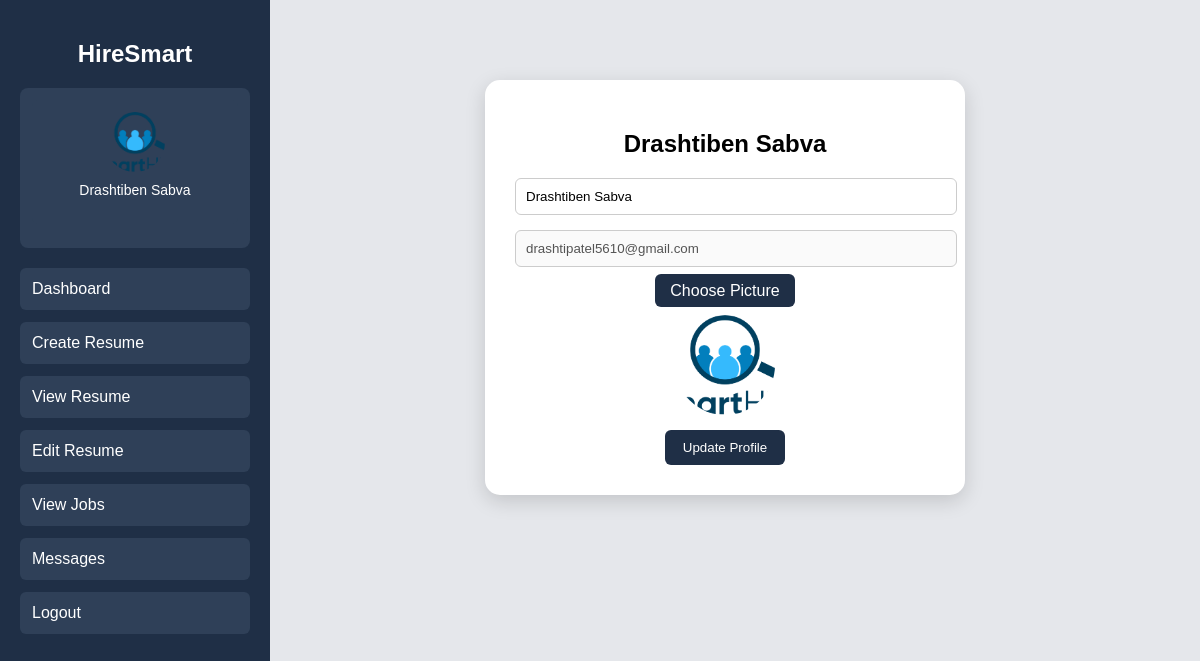
/student-profile/ (signed in), run on the app's committed database.
### accounts/models.py (models this page shows, shortened)
class Student(models.Model):
    name = models.CharField(max_length=100)
    email = models.EmailField(unique=True)
    password = models.CharField(max_length=100)
    otp = models.CharField(max_length=6, null=True, blank=True)
    is_verified = models.BooleanField(default=False)
    photo = models.ImageField(upload_to='student_photos/', null=True, blank=True)

### accounts/views.py (the view)
# urls.py: path('student-profile/', views.student_profile, name='student_profile'),
def student_profile(request):
    email = request.session.get("student_email")
    student = Student.objects.get(email=email)
    if request.method == "POST":
        student.name = request.POST.get("name")
        if request.FILES.get("photo"):
            student.photo = request.FILES.get("photo")
        student.save()
        return redirect("student_profile")
    return render(request, "student_profile.html", {"student": student})

### accounts/templates/student_profile.html (shortened to what this page needs)
{% extends 'base_student.html' %}
{% load static %}
{% block content %}
<div class="profile-card">
<h2>
{% if student.name %}
{{ student.name }}
{% else %}
Student Profile
{% endif %}
</h2>
<form method="POST" enctype="multipart/form-data">
<input type="text" name="name" value="{{ student.name|default:'' }}" placeholder="Name">
<input type="email" value="{{ student.email }}" disabled>
<div class="file-upload">
<label for="photo" class="upload-btn">Choose Picture</label>
</div>
{% if student.photo %}
<img src="{{ student.photo.url }}" class="profile-preview">
{% endif %}
<button type="submit" class="btn-update">Update Profile</button>
</form>
</div>
{% endblock %}

### accounts/templates/base_student.html (shortened to what this page needs)
{% load static %}
<!DOCTYPE html>
<html>
<head>
</head>
<body>
<div class="main-container">
<div class="sidebar">
<h2>HireSmart</h2>
<div class="profile-menu">
<a href="{% url 'student_profile' %}" style="text-decoration:none;color:white;">
{% if student.photo %}
<img src="{{ student.photo.url }}" class="profile-img">
{% else %}
<div class="profile-icon">
{{ student.name|slice:":1" }}
</div>
{% endif %}
<p class="profile-name">{{ student.name }}</p>
</a>
</div>
<a href="{% url 'student_dashboard' %}">Dashboard</a>
<a href="{% url 'create_resume' %}">Create Resume</a>
<a href="{% url 'view_resume' %}">View Resume</a>
<a href="{% url 'edit_resume' %}">Edit Resume</a>
<a href="{% url 'student_jobs' %}">View Jobs</a>
<a href="{% url 'student_messages' %}" class="menu-btn">Messages</a>
<a href="{% url 'student_logout' %}">Logout</a>
</div>
<div class="content">
{% block content %}
{% endblock %}
</div>
</div>
</body>
</html>

### accounts/templates/base_student.html (style rules this page uses)
body { margin:0; font-family:Arial; background:#e5e7eb; }
.main-container { display:flex; }
.sidebar { width:230px; background:#1f2f46; height:100vh; padding:20px; color:white; position:fixed; left:0; top:0; }
.sidebar h2 { text-align:center; margin-bottom:20px; }
.profile-menu { text-align:center; margin-bottom:20px; background:#2f4058; padding:12px; border-radius:8px; }
.profile-img { width:60px; height:60px; border-radius:50%; object-fit:cover; margin:auto; margin-bottom:10px; display:block; }
.profile-name { font-size:14px; margin-top:5px; color:white; }
.sidebar a { display:block; background:#2f4058; padding:12px; margin-bottom:12px; color:white; text-decoration:none; border-radius:6px; }
.content { margin-left:250px; padding:40px; width:100%; }

### accounts/templates/student_profile.html (style rules this page uses)
.profile-card { width:420px; margin:40px auto; background:white; padding:30px; border-radius:15px; box-shadow:0 6px 20px rgba(0,0,0,0.15); text-align:center; }
.profile-card input { width:100%; padding:10px; margin-bottom:15px; border-radius:6px; border:1px solid #ccc; }
.file-upload { margin-bottom:15px; }
.upload-btn { background:#1f2f46; color:white; padding:8px 15px; border-radius:6px; cursor:pointer; }
.profile-preview { width:100px; height:100px; border-radius:50%; object-fit:cover; margin:15px auto; display:block; }
.btn-update { background:#1f2f46; color:white; padding:10px 18px; border:none; border-radius:6px; cursor:pointer; }

### data on the page
Student: photo (picture), name "Drashtiben Sabva", email "drashtipatel5610@gmail.com"
